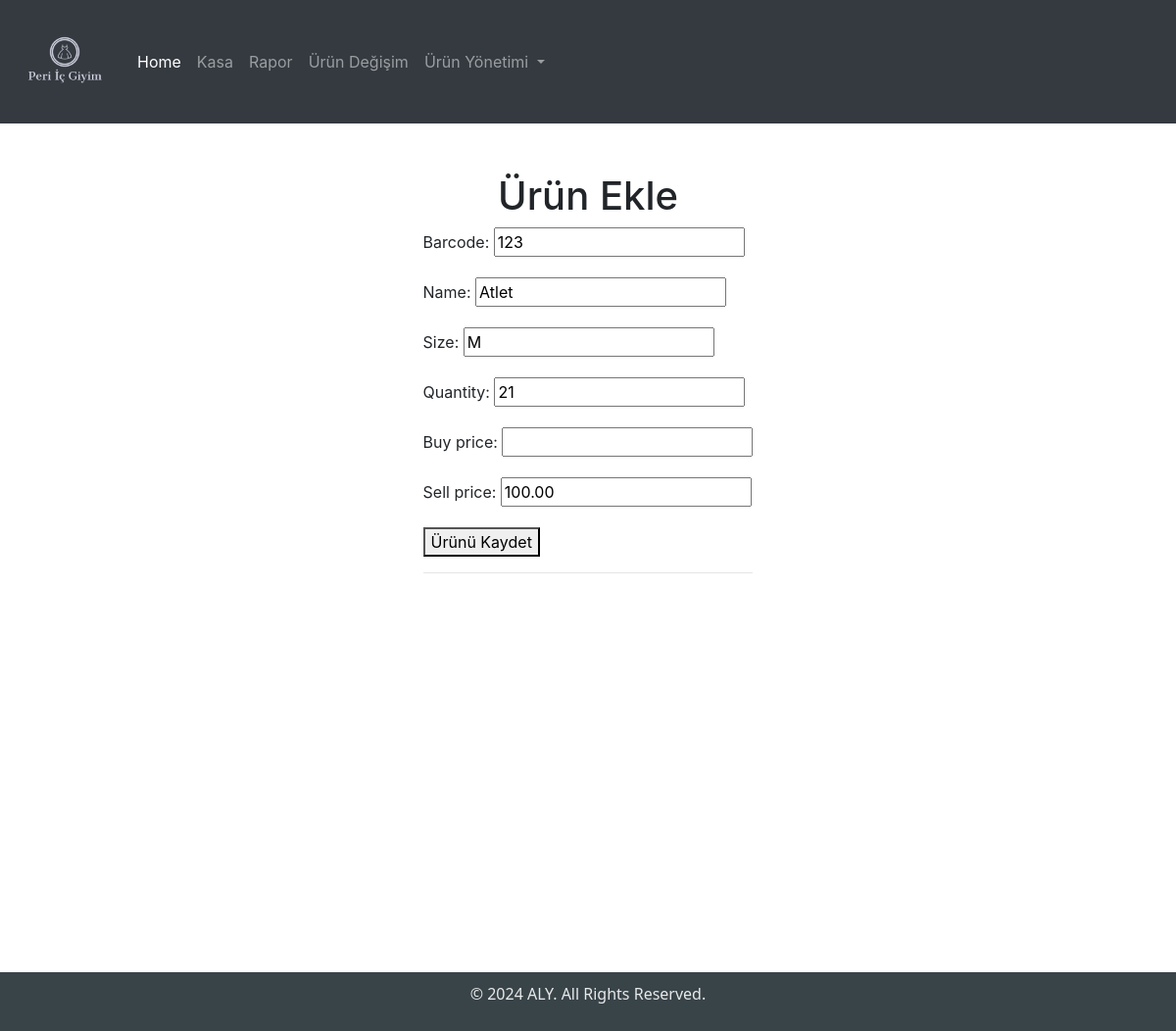
Before: /urun-edit/16/ (signed in) with the older database file.
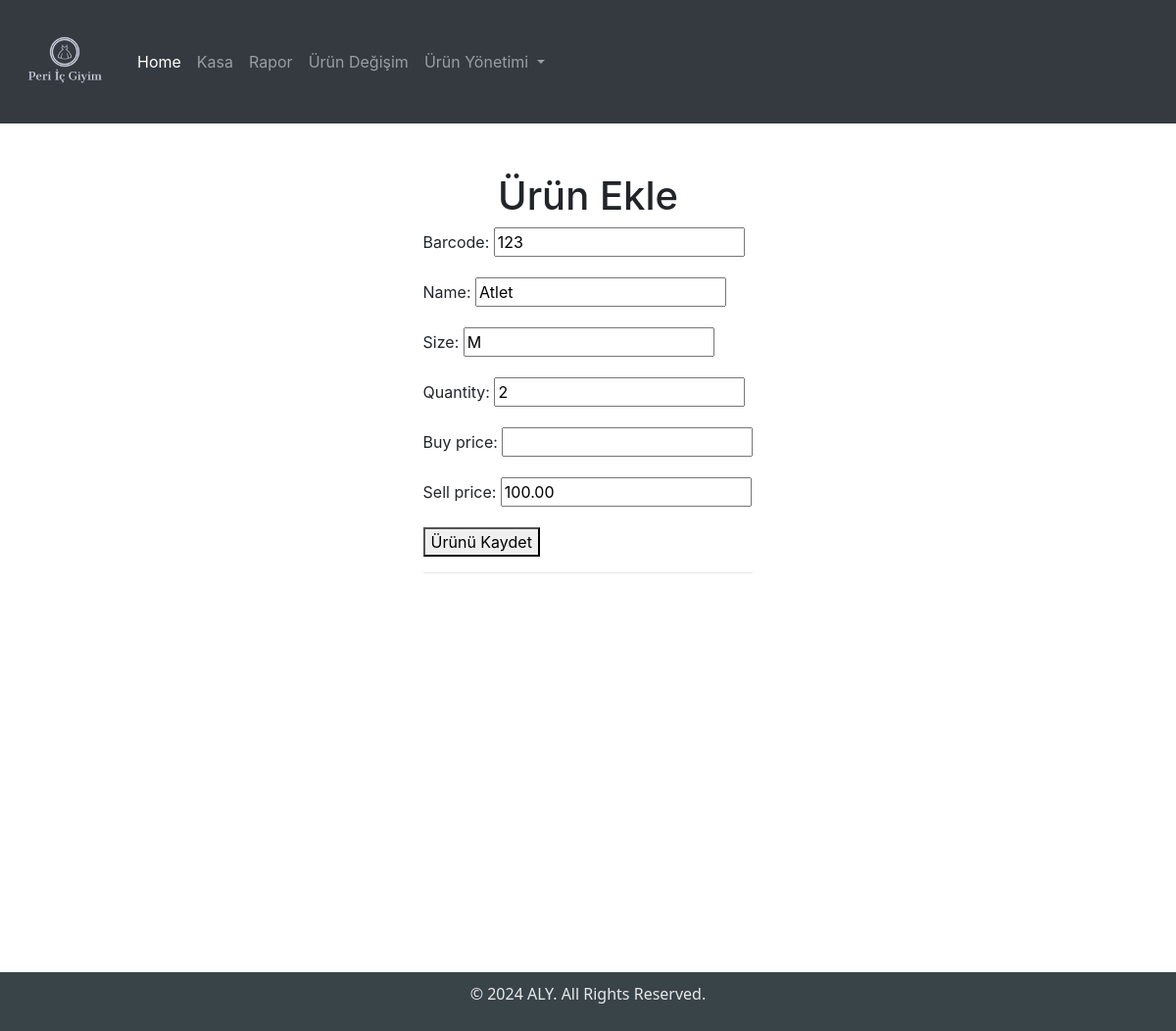
After: the same page with the newer database file.
### myapp/models.py (models this page shows, shortened)
class Item(models.Model):
    barcode = models.CharField(max_length=100, null=True, unique=True)
    name = models.CharField(max_length=100)
    size = models.CharField(max_length=10)
    quantity = models.IntegerField(null=True)
    buy_price = models.DecimalField(max_digits=10, decimal_places=2, null=True, blank=True)
    sell_price = models.DecimalField(max_digits=10, decimal_places=2, null=True)
    updated = models.DateTimeField(auto_now=True)
    created = models.DateTimeField(auto_now_add=True)
    class Meta:
        ordering = ['-updated', '-created']

### myapp/views.py (the view)
# urls.py: path("urun-edit/<str:pk>/", views.updateItem, name="urun_edit"),
@login_required
def updateItem(request, pk):
    item = Item.objects.get(id=pk)
    form = ItemForm(instance=item)
    if request.method == 'POST':
        form = ItemForm(request.POST, instance=item)
        if form.is_valid():
            form.save()
            return redirect('urun_listesi')
    context = {'form': form}
    return render(request, 'urun_ekle.html', context)

### myapp/forms.py
class ItemForm(ModelForm):
  class Meta:
    model = Item
    fields = '__all__'

### myapp/templates/urun_ekle.html (shortened to what this page needs)
{% extends "base.html" %} {% block content %}
{% load static %}
<link rel="stylesheet" href="{% static 'styles/urun_ekle.css' %}">
<div class="table">
  <h1>Ürün Ekle</h1>
  <div>
    <form id="productForm" method="POST" action="">
        {{form.as_p}}
        <button type="submit">Ürünü Kaydet</button>
        <hr>
    </form>
  </div>
</div>
{% endblock %}

Changed rows visible on the page:
changed Item "Atlet": quantity "21" → "2"
